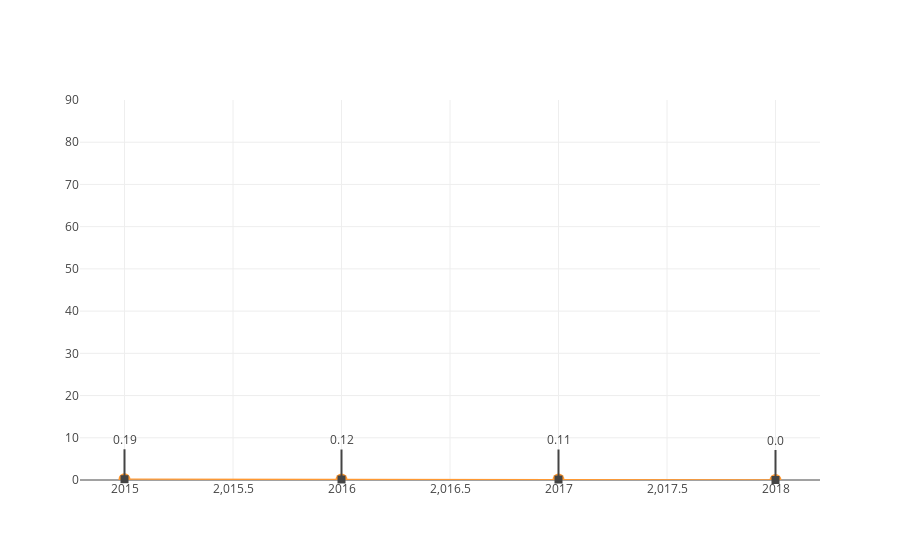

The notebook cell saved with this chart:
### Code cell
autoCensoLine('IN_ESGOTO_INEXISTENTE')

### Figure 1 — Plotly figure (JSON) as saved in the notebook; plotly's stock layout.template omitted (floating-point values rounded to 4 significant figures)
{"data": [{"line": {"color": "rgba(255, 153, 51, 1.0)", "dash": "solid", "shape": "linear", "width": 1.3}, "marker": {"size": 12, "symbol": "circle"}, "mode": "lines+markers", "name": "proporcao", "text": "", "type": "scatter", "uid": "9cabaca6-3efe-4143-8542-4180306b805a", "x": [2015, 2016, 2017, 2018], "y": [0.19, 0.12, 0.11, 0]}], "layout": {"annotations": [{"arrowhead": 7, "ax": 0, "ay": -40, "showarrow": true, "text": "0.19", "x": 2015, "xref": "x", "y": 0.19, "yref": "y"}, {"arrowhead": 7, "ax": 0, "ay": -40, "showarrow": true, "text": "0.12", "x": 2016, "xref": "x", "y": 0.12, "yref": "y"}, {"arrowhead": 7, "ax": 0, "ay": -40, "showarrow": true, "text": "0.11", "x": 2017, "xref": "x", "y": 0.11, "yref": "y"}, {"arrowhead": 7, "ax": 0, "ay": -40, "showarrow": true, "text": "0.0", "x": 2018, "xref": "x", "y": 0, "yref": "y"}], "showlegend": false, "yaxis": {"range": [0, 90]}}}
